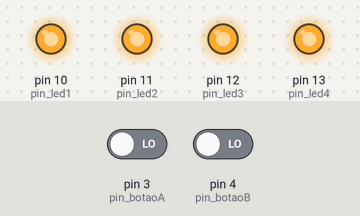
A sketch run on a simulated Arduino Uno, built with avr-gcc and run on an emulated ATmega328P. Shown: output pins drawn as LEDs (lit = HIGH). The inputs (shaded band) are chosen by the test bench; at power-on: pin 3 (pin_botaoA) LOW, pin 4 (pin_botaoB) LOW.

Above: at 1.2 s.
1.3 s: pin 3 (pin_botaoA) driven HIGH and pin 4 (pin_botaoB) driven HIGH
At 1.9 s:
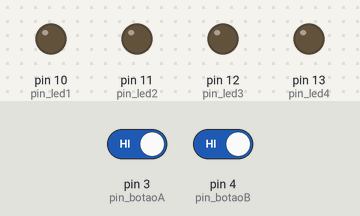
2.8 s: pin 3 (pin_botaoA) driven LOW
At 4.0 s:
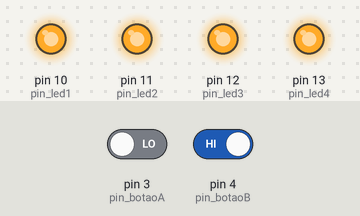
4.3 s: pin 3 (pin_botaoA) driven HIGH
At 5.4 s:
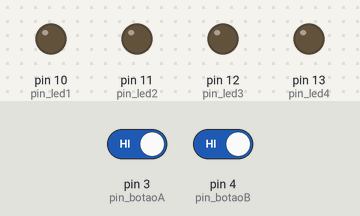
Timing chart, 0 to 7.3 s (numbered marks = the images above; inputs shaded):
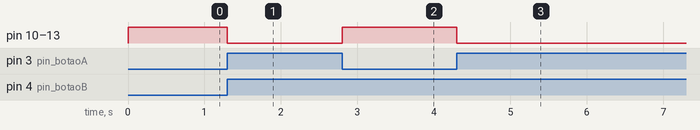

The sketch:

Atividade3__Semana_16_.ino
```cpp
#define pin_led1 10
#define pin_led2 11
#define pin_led3 12
#define pin_led4 13

#define pin_botaoA 3
#define pin_botaoB 4

void setup() {
  pinMode(pin_led1, OUTPUT);
  pinMode(pin_led2, OUTPUT);
  pinMode(pin_led3, OUTPUT);
  pinMode(pin_led4, OUTPUT);

  pinMode(pin_botaoA, INPUT);
  pinMode(pin_botaoB, INPUT);
}
void loop() {

 bool botaoA = digitalRead(pin_botaoA);
 bool botaoB = digitalRead(pin_botaoB);

 if (botaoA == 1 && botaoB == 1) {
  digitalWrite(pin_led1, LOW);
  digitalWrite(pin_led2, LOW);
  digitalWrite(pin_led3, LOW);
  digitalWrite(pin_led4, LOW);
 } else {
  digitalWrite(pin_led1, HIGH);
  digitalWrite(pin_led2, HIGH);
  digitalWrite(pin_led3, HIGH);
  digitalWrite(pin_led4, HIGH);

}
}
```

Measured:
- after the input at 1.3 s, pin 10 (pin_led1), pin 11 (pin_led2), pin 12 (pin_led3), pin 13 (pin_led4): HIGH → LOW at once
- after the input at 2.8 s, pin 10 (pin_led1), pin 11 (pin_led2), pin 12 (pin_led3), pin 13 (pin_led4): LOW → HIGH at once
- after the input at 4.3 s, pin 10 (pin_led1), pin 11 (pin_led2), pin 12 (pin_led3), pin 13 (pin_led4): HIGH → LOW at once
